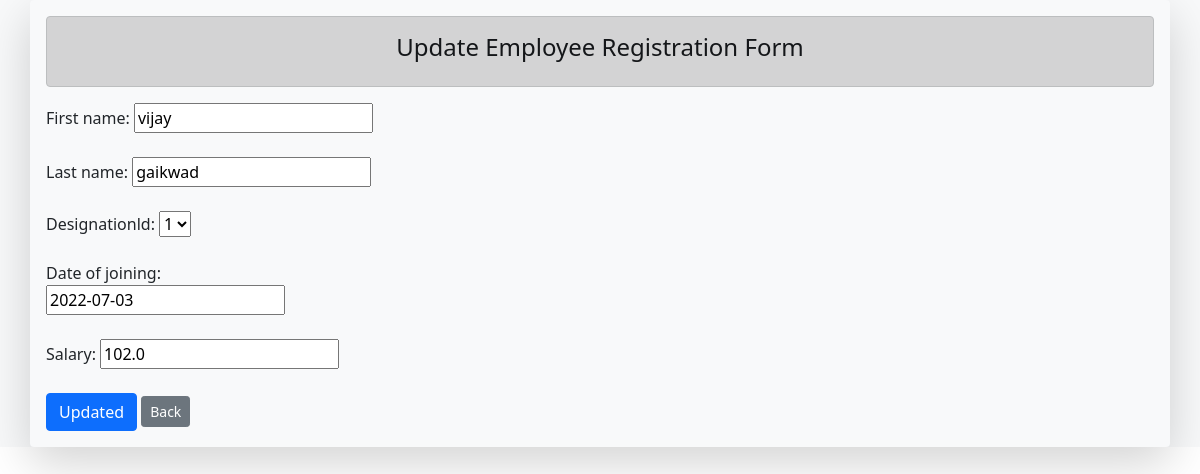
The page /update/4/ on the database its author committed.
### core/models.py (models this page shows, shortened)
class Employee_Mst(models.Model):
    user = models.ForeignKey(User,on_delete=models.CASCADE)
    designationld=models.ForeignKey(Designation_Mst,on_delete=models.CASCADE,default='select')
    first_name=models.CharField(max_length=20)
    last_name=models.CharField(max_length=20)
    date_of_joining = models.DateField()
    salary = models.FloatField()

### core/views.py (the view)
# urls.py: path('update/<int:pk>/',views.update.as_view(),name='update'),
class update(UpdateView):
    template_name='core/edit.html'
    model=Employee_Mst
    fields=['first_name','last_name','designationld','date_of_joining','salary']
    success_url='/suc/'

### core/models.py (called while the page is built)
    def __str__(self):
        return str(self.id)

### core/templates/core/edit.html (shortened to what this page needs)
{% extends 'core/base.html' %}
{% block body %}
<div class="bg-light">
    <div class="container shadow-lg p-3 mb-5 bg-light rounded">
        <div class="row">
          <div class="col-12">
            <div class="alert alert-dark text-sm-center text-color" role="alert">
                <span class="text-center fs-5"><h4>Update Employee Registration Form</h4></span>
              </div>
          </div>
          <div class="col-4">
             <form action="" method="POST">
                 {% for fm in form %}
                 {{fm.label_tag}} {{fm}} {{fm.errors}}<br><br>
                 {% endfor %}
                 <button type="submit" class="btn btn-primary">Updated</button>
                 <a type="submit" class="btn btn-secondary btn-sm" href="{% url 'suc' %}">Back</a></button>
             </form>
          </div>
          <div class="col-6">
            </div>
        </div>
      </div>
</div>
{% endblock body %}

### rows shown on the page
Employee_Mst: form "vijay" "gaikwad" "1" "2022-07-03" "102.0"

### other values the page prints
{{ fm.label_tag }} "First name:" "Last name:" "Designationld:" "Date of joining:" "Salary:"
